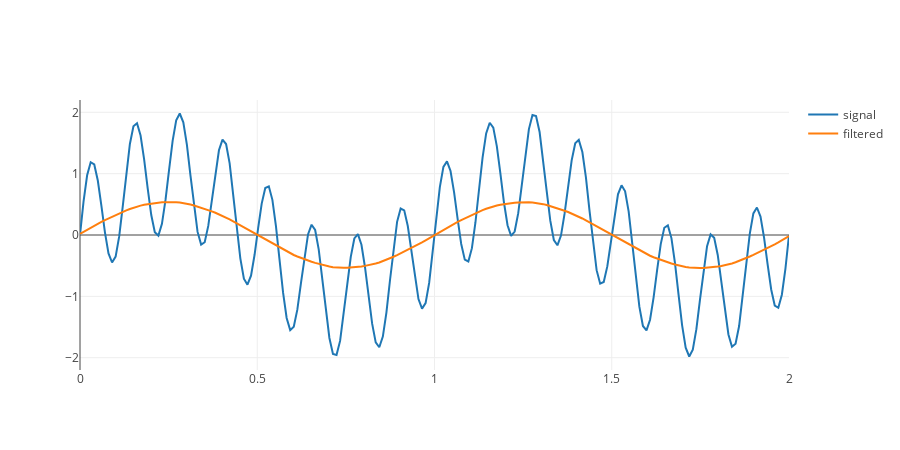

This figure's notebook cell:
### Code cell
f1 = 1
f2 = 8
w1 = 2 * np.pi * f1
w2 = 2 * np.pi * f2

s = [np.sin(w1 * i) + np.sin(w2 * i) for i in t]

filtsym = np.append(afr, afr[::-1])

filtered = np.fft.ifft(np.fft.fft(s) * filtsym).real

tr_s = go.Scatter(
    x = t,
    y = s,
    name='signal'
)

tr_fs = go.Scatter(
    x = t,
    y = filtered,
    name='filtered'
)

rows = 1
cols = 1
fig = py.tools.make_subplots(rows = rows, cols = cols)

fig['layout'].update(height=rows * 450, width=cols * 900)

fig.append_trace(tr_s, 1, 1)
fig.append_trace(tr_fs, 1, 1)

py.offline.iplot(fig)

### Figure 1 — Plotly figure (JSON) as saved in the notebook; plotly's stock layout.template omitted (floating-point values rounded to 4 significant figures; data arrays with more than 128 entries replaced by an {"elided": "..."} marker saying what was removed)
{"data": [{"name": "signal", "type": "scatter", "x": {"elided": "200 float values"}, "xaxis": "x1", "y": {"elided": "200 float values"}, "yaxis": "y1"}, {"name": "filtered", "type": "scatter", "x": {"elided": "200 float values"}, "xaxis": "x1", "y": {"elided": "200 float values"}, "yaxis": "y1"}], "layout": {"height": 450, "width": 900, "xaxis1": {"anchor": "y1", "domain": [0, 1]}, "yaxis1": {"anchor": "x1", "domain": [0, 1]}}}
